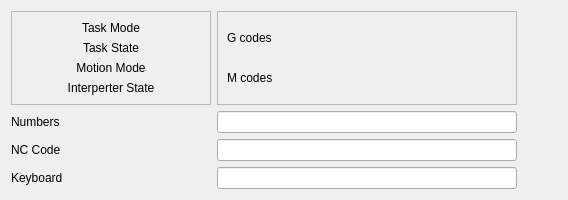
      <widget class="QWidget" name="tab_5">
       <attribute name="title">
        <string>Info</string>
       </attribute>
       <layout class="QGridLayout" name="gridLayout_20">
        <item row="3" column="1">
         <widget class="QLineEdit" name="lineEdit">
          <property name="input" stdset="0">
           <string>keyboard</string>
          </property>
         </widget>
        </item>
        <item row="3" column="0">
         <widget class="QLabel" name="label_10">
          <property name="text">
           <string>Keyboard</string>
          </property>
         </widget>
        </item>
        <item row="2" column="0">
         <widget class="QLabel" name="label_11">
          <property name="text">
           <string>NC Code</string>
          </property>
         </widget>
        </item>
        <item row="0" column="2">
         <spacer name="horizontalSpacer">
          <property name="orientation">
           <enum>Qt::Horizontal</enum>
          </property>
          <property name="sizeHint" stdset="0">
           <size>
            <width>40</width>
            <height>20</height>
           </size>
          </property>
         </spacer>
        </item>
        <item row="0" column="0">
         <widget class="QFrame" name="frame_7">
          <property name="minimumSize">
           <size>
            <width>200</width>
            <height>0</height>
           </size>
          </property>
          <property name="frameShape">
           <enum>QFrame::StyledPanel</enum>
          </property>
          <property name="frameShadow">
           <enum>QFrame::Raised</enum>
          </property>
          <layout class="QGridLayout" name="gridLayout_11">
           <item row="2" column="0">
            <widget class="QLabel" name="motion_mode_lb">
             <property name="text">
              <string>Motion Mode</string>
             </property>
             <property name="alignment">
              <set>Qt::AlignCenter</set>
             </property>
            </widget>
           </item>
           <item row="0" column="0">
            <widget class="QLabel" name="task_mode_lb">
             <property name="text">
              <string>Task Mode</string>
             </property>
             <property name="alignment">
              <set>Qt::AlignCenter</set>
             </property>
            </widget>
           </item>
           <item row="1" column="0">
            <widget class="QLabel" name="task_state_lb">
             <property name="text">
              <string>Task State</string>
             </property>
             <property name="alignment">
              <set>Qt::AlignCenter</set>
             </property>
            </widget>
           </item>
           <item row="3" column="0">
            <widget class="QLabel" name="interp_state_lb">
             <property name="text">
              <string>Interperter State</string>
             </property>
             <property name="alignment">
              <set>Qt::AlignCenter</set>
             </property>
            </widget>
           </item>
          </layout>
         </widget>
        </item>
        <item row="0" column="1">
         <widget class="QFrame" name="frame_13">
          <property name="minimumSize">
           <size>
            <width>300</width>
            <height>0</height>
           </size>
          </property>
          <property name="frameShape">
           <enum>QFrame::StyledPanel</enum>
          </property>
          <property name="frameShadow">
           <enum>QFrame::Raised</enum>
          </property>
          <layout class="QGridLayout" name="gridLayout_21">
           <item row="0" column="0">
            <widget class="QLabel" name="gcodes_lb">
             <property name="text">
              <string>G codes</string>
             </property>
             <property name="wordWrap">
              <bool>true</bool>
             </property>
            </widget>
           </item>
           <item row="1" column="0">
            <widget class="QLabel" name="mcodes_lb">
             <property name="text">
              <string>M codes</string>
             </property>
             <property name="wordWrap">
              <bool>true</bool>
             </property>
            </widget>
           </item>
          </layout>
         </widget>
        </item>
        <item row="1" column="0">
         <widget class="QLabel" name="label_12">
          <property name="text">
           <string>Numbers</string>
          </property>
         </widget>
        </item>
        <item row="2" column="1">
         <widget class="QLineEdit" name="lineEdit_2">
          <property name="input" stdset="0">
           <string>nccode</string>
          </property>
         </widget>
        </item>
        <item row="1" column="1">
         <widget class="QLineEdit" name="lineEdit_3">
          <property name="input" stdset="0">
           <string>number</string>
          </property>
         </widget>
        </item>
       </layout>
      </widget>
